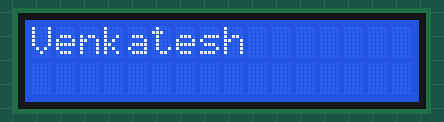
A sketch run on a simulated Arduino Uno, built with avr-gcc and run on an emulated ATmega328P. Shown: 16×2 character LCD.

Above: at 0.1 s.
At 2.1 s:
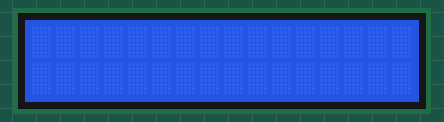

Measured:
- what the display in image 1 shows lasts 2.0 s, from 2.1 s to 4.1 s

The sketch:

LCD_Print_name_blink.ino
```cpp
#include <LiquidCrystal_I2C.h>

LiquidCrystal_I2C lcd = LiquidCrystal_I2C(0x27, 16, 2);

void setup() {
  lcd.init();
  lcd.backlight();
  lcd.print("Venkatesh");
}

void loop()
{
  lcd.display();
  delay(2000);
  lcd.noDisplay();
  delay(2000);
}
```
